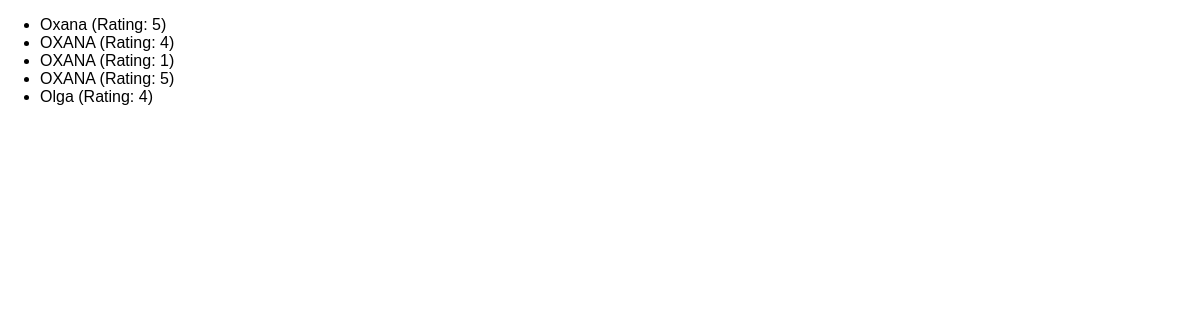
Page /reviews on the earlier database version.
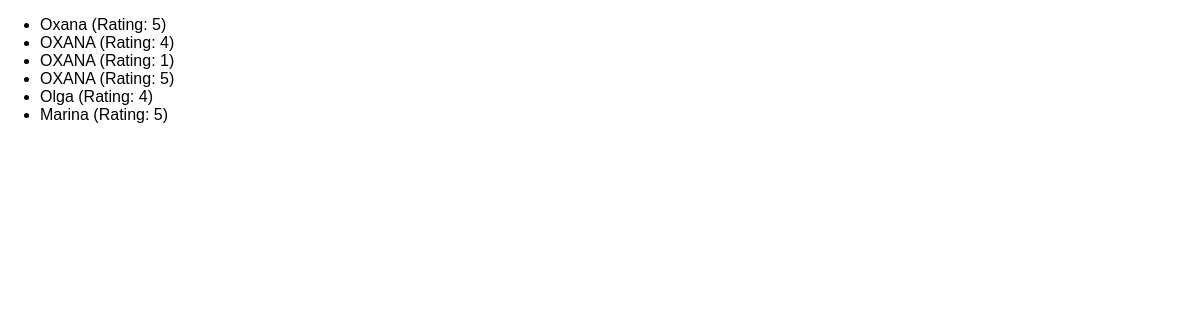
Same page on the later database version.
### reviews/models.py (models this page shows)
class Review(models.Model):
    user_name = models.CharField(max_length=100)
    review_text = models.TextField()
    rating = models.IntegerField()

### reviews/views.py (the view)
# urls.py: path("reviews", views.ReviewsListView.as_view()),
class ReviewsListView(ListView):
    template_name = "reviews/review_list.html"
    model = Review
    context_object_name = "reviews"
    def get_queryset(self):
        base_query = super().get_queryset()
        return base_query

### reviews/templates/reviews/review_list.html
{% extends "reviews/base.html" %} {% block title %} All Reviews {% endblock %}
{% block content %}
<ul>
  {% for review in reviews %}
  <li>{{ review.user_name }} (Rating: {{ review.rating }})</li>
  {% endfor %}
</ul>
{% endblock %}

### reviews/templates/reviews/base.html (shortened to what this page needs)
{% load static %}
<!DOCTYPE html>
<html lang="en">
<head>
    <link rel="stylesheet" href="{% static 'reviews/styles.css' %}">
</head>
<body>
    {% block content %}
    {% endblock %}
</body>
</html>

### reviews/static/reviews/styles.css (style rules this page uses)
body { font-family: sans-serif; margin: 0; }

Differences in the rows shown:
added Review: user_name "Marina", rating "5"
